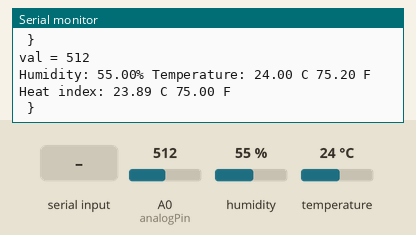
Bench run of a sketch on a simulated Arduino Uno, built with avr-gcc and run on an emulated ATmega328P. Shown: the last lines printed to the serial monitor. Inputs (shaded band) come from the test bench; at power-on: humidity 55 %, A0 (analogPin) = 512, temperature 24 °C.

Above: at 3.8 s.
3.9 s: "1\n" received over the second serial link
7.6 s: humidity set to 22 %
At 10.5 s:
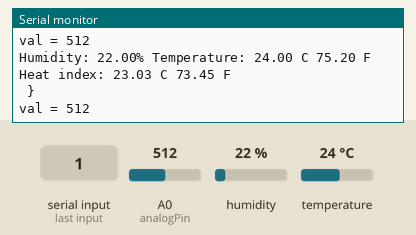
10.7 s: A0 (analogPin) set to 716
At 13.6 s:
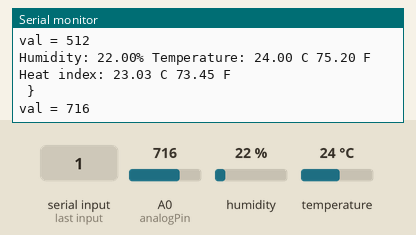
13.8 s: temperature set to 12 °C
At 16.6 s:
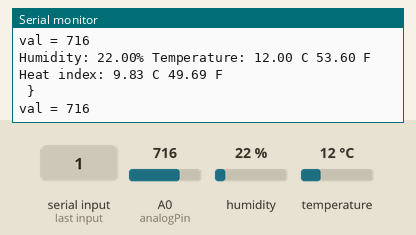
16.9 s: A0 (analogPin) set to 900
At 19.6 s:
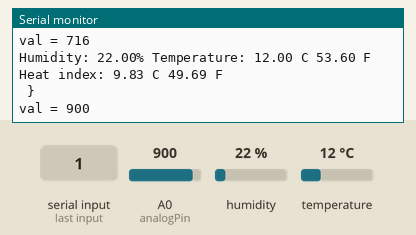
20.0 s: humidity set to 40 %
At 22.6 s:
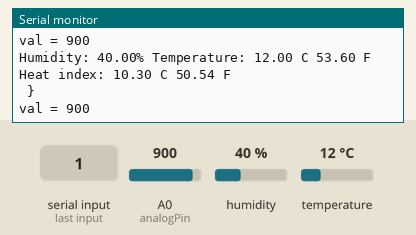
Timing chart, 0 to 24.1 s (numbered marks = the images above; inputs shaded):
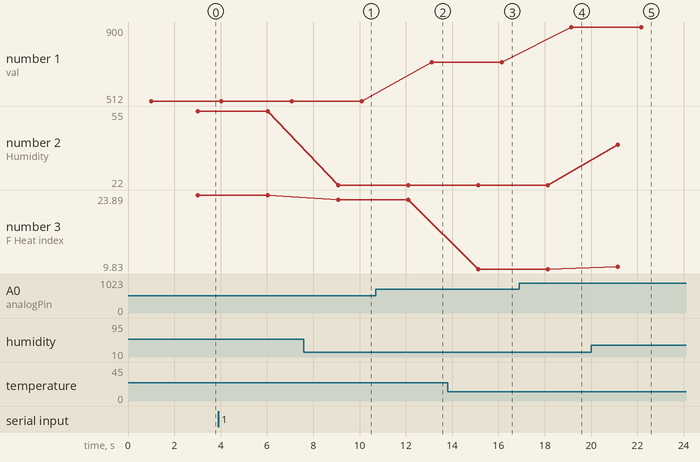

The sketch:

kmit_Arduino.ino
```cpp
#include "DHT.h"
#include <SoftwareSerial.h>

SoftwareSerial mySerial(2,3); // RX, TX
unsigned int pm1 = 0;
unsigned int pm2_5 = 0;
unsigned int pm10 = 0;

int analogPin = A0; //ประกาศตัวแปร ให้ analogPin ของ MQ2(ตรวจจับควัน)
int val = 0;

#define DHTPIN 2 //ตัวแปรเซนเซอวัดอุณหภูมิ ความชื้น
#define DHTTYPE DHT22
DHT dht(DHTPIN, DHTTYPE);
void setup() {
  Serial.begin(9600);
  while (!Serial) ;
  mySerial.begin(9600);
  dht.begin();

}

void loop() {
  Dustsensor();
  MQ2();
  temperature();
}

void Dustsensor(){
  int index = 0;
  char value;
  char previousValue;

  while (mySerial.available()) {
  value = mySerial.read();
  if ((index == 0 && value != 0x42) || (index == 1 && value != 0x4d)){
    Serial.println("Cannot find the data header.");
    break;
  }

  if (index == 4 || index == 6 || index == 8 || index == 10 || index == 12 || index == 14) {
    previousValue = value;
  }
  else if (index == 5) {
    pm1 = 256 * previousValue + value;
    Serial.print("{ ");
    Serial.print("\"pm1\": ");
    Serial.print(pm1);
    Serial.print(" ug/m3");
    Serial.print(", ");
  }
  else if (index == 7) {
    pm2_5 = 256 * previousValue + value;
    Serial.print("\"pm2_5\": ");
    Serial.print(pm2_5);
    Serial.print(" ug/m3");
    Serial.print(", ");
  }
  else if (index == 9) {
    pm10 = 256 * previousValue + value;
    Serial.print("\"pm10\": ");
    Serial.print(pm10);
    Serial.print(" ug/m3");
  }
  else if (index > 15) {
    break;
  }
  index++;
  }
  while(mySerial.available()) mySerial.read();
  Serial.println(" }");
  delay(1000);
  }

void MQ2() {
  val = analogRead(analogPin);  //อ่านค่าสัญญาณ analog MQ2
  Serial.print("val = "); // พิมพ์ข้อมความส่งเข้าคอมพิวเตอร์ "val = "
  Serial.println(val); // พิมพ์ค่าของตัวแปร val
}

void temperature() {
  delay(2000); // Sensor readings may also be up to 2 seconds 'old' (its a very slow sensor)

  float h = dht.readHumidity();  // Read temperature as Celsius (the default)
  float t = dht.readTemperature(); // Read temperature as Fahrenheit (isFahrenheit = true)
  float f = dht.readTemperature(true);

  // Check if any reads failed and exit early (to try again).
  if (isnan(h) || isnan(t) || isnan(f)) {
  Serial.println(F("Failed to read from DHT sensor!"));
  return;
  }

  // Compute heat index in Fahrenheit (the default)
  float hif = dht.computeHeatIndex(f, h);
  // Compute heat index in Celsius (isFahreheit = false)
  float hic = dht.computeHeatIndex(t, h, false);

  Serial.print(F("Humidity: "));
  Serial.print(h);
  Serial.print(F("% Temperature: "));
  Serial.print(t);
  Serial.print(F(" C "));
  Serial.print(f);
  Serial.print(F(" F Heat index: "));
  Serial.print(hic);
  Serial.print(F(" C "));
  Serial.print(hif);
  Serial.println(F(" F"));
}
```

Measured:
- after the input at 7.6 s, the serial monitor: prints a new line after 1.5 s (image 1)
- after the input at 10.7 s, the serial monitor: prints a new line after 2.4 s (image 2)
- after the input at 13.8 s, the serial monitor: prints a new line after 1.3 s (image 3)
- after the input at 16.9 s, the serial monitor: prints a new line after 2.3 s (image 4)
- after the input at 20.0 s, the serial monitor: prints a new line after 1.2 s (image 5)
- plotted number 1: 512 → 716 after the input at 10.7 s, 716 → 900 after the input at 16.9 s
- plotted number 2: 55 → 22 after the input at 7.6 s, 22 → 40 after the input at 20.0 s
- plotted number 3: 23.89 → 23.03 after the input at 7.6 s, 23.03 → 9.83 after the input at 13.8 s, 9.83 → 10.3 after the input at 20.0 s
